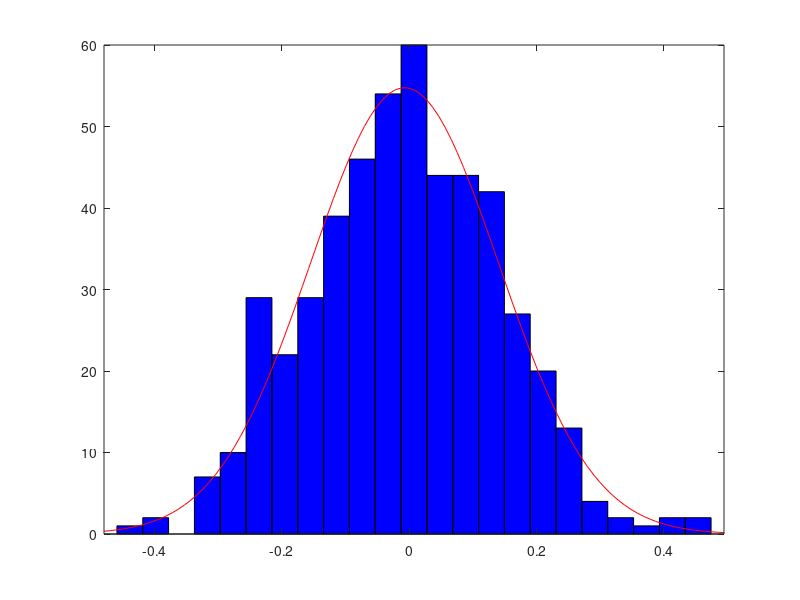

The MATLAB source for this figure:
%Problem 3.1
x = randn(2,500);
x_bar = mean(x)
y = randn(15,500);
y_bar = mean(y)
z = randn(45,500);
z_bar = mean(z)
histfit(x_bar)
histfit(y_bar) 
histfit(z_bar) 